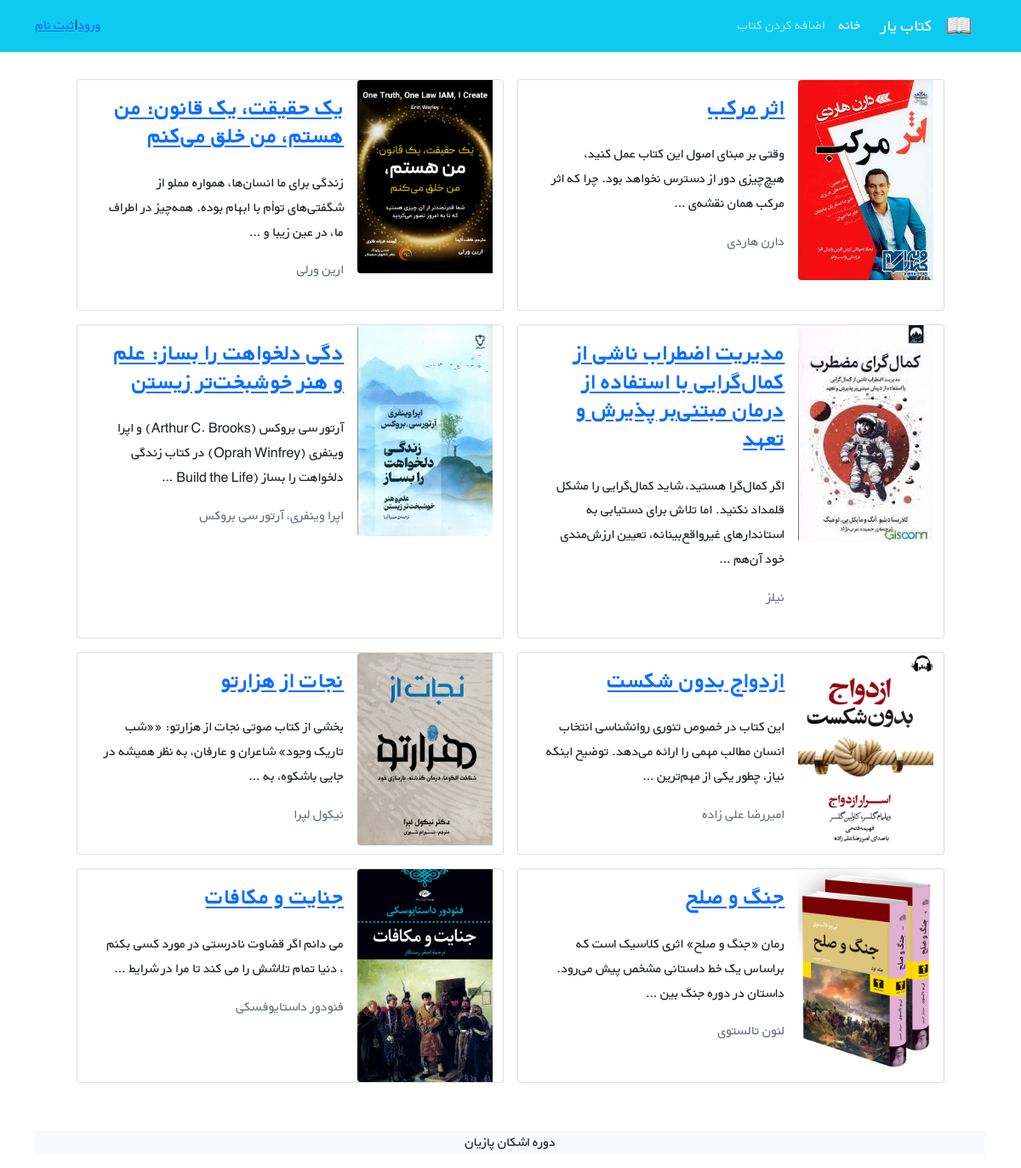
The page /books/ on the database its author committed.
### books/models.py (models this page shows, shortened)
class Book(models.Model):
    title = models.CharField(max_length=200)
    author = models.CharField(max_length=50)
    price = models.DecimalField(max_digits=100 , decimal_places=2)
    content = models.TextField()
    description = models.TextField()
    cover = models.ImageField(upload_to='media/covers/' ,blank=True)
    def get_absolute_url(self):
        return reverse('book_detail', args=[self.id])

### books/views.py (the view)
# urls.py: path('', views.BookListView.as_view(), name='book_list'),
class BookListView(generic.ListView):
    model = Book
    template_name = 'books/books_list.html'
    context_object_name = 'books'

### books/templates/books/books_list.html (shortened to what this page needs)
{% extends '_base.html' %}
{% load crispy_forms_tags %}
{% block content %}
 <div class="container mt-4">
    <div class="row flex-row-reverse justify-content-md-center">
        {% for book in books %}
        <div class="card m-2" style="max-width: 45%">
            <div class="row g-0 h-100" dir="rtl">
                <div class="col-md-4">
                     {% if book.cover %}
                            <img src="{{ book.cover.url }}"
                                 class="img-fluid rounded-start" alt="...">
                            {% endif %}
                </div>
                <div class="col-md-8 h-100">
                    <div class="d-flex flex-column justify-content-between h-100">
                        <div class="card-body">
                            <a href="{{ book.get_absolute_url }}">
                            <h3 class="card-title"><strong>{{ book.title }}</strong></h3></a>
                            <p class="card-text pt-3">
                                {{ book.description|truncatewords:20}}
                            </p>
                            <p class="text-muted"> {{ book.author }}</p>
                        </div>
                    </div>
                </div>
            </div>
        </div>
        {% endfor %}
    </div>
</div>
<footer class="bg-light text-center text-lg-start mt-5">
  <div class="text-center bg-grey">
      <p>دوره اشکان پازیان <a class="text-dark"  target="_blank"></a></p>
  </div>
</footer>
{% endblock %}

### static/css/style.css (style rules this page uses)
* { font-family: 'BYekan', sans-serif; line-height: 1.8rem; }

### rows shown on the page
Book: cover (picture), title "اثر مرکب", description "وقتی بر مبنای اصول این کتاب عمل کنید، هیچ‌چیزی دور از دسترس نخواهد بود. چرا که اثر مرکب همان نقشه‌ی …", author "دارن هاردی"
Book: cover (picture), title "یک حقیقت، یک قانون: من هستم، من خلق می‌کنم", description "زندگی برای ما انسان‌ها، همواره مملو از شگفتی‌های توأم با ابهام بوده. همه‌چیز در اطراف ما، در عین زیبا و …", author "ارین ورلی"
Book: cover (picture), title "مدیریت اضطراب ناشی از کمال‌گرایی با استفاده از درمان مبتنی‌بر پذیرش و تعهد", description "اگر کمال‌گرا هستید، شاید کمال‌گرایی را مشکل قلمداد نکنید. اما تلاش برای دستیابی به استاندارهای غیرواقع‌بینانه، تعیین ارزش‌مندی خود آن‌هم …", author "نیلز"
Book: cover (picture), title "دگی دلخواهت را بساز: علم و هنر خوشبخت‌تر زیستن", description "آرتور سی بروکس (Arthur C. Brooks) و اپرا وینفری (Oprah Winfrey) در کتاب زندگی دلخواهت را بساز (Build the Life …", author "اپرا وینفری، آرتور سی بروکس"
Book: cover (picture), title "ازدواج بدون شکست", description "این کتاب در خصوص تئوری روانشناسی انتخاب انسان مطالب مهمی را ارائه می‌دهد. توضیح اینکه نیاز، چطور یکی از مهم‌ترین …", author "امیررضا علی زاده"
Book: cover (picture), title "نجات از هزارتو", description "بخشی از کتاب صوتی نجات از هزارتو: ««ﺷﺐ ﺗﺎرﯾﮏ وﺟﻮد» ﺷﺎﻋﺮان و ﻋﺎرﻓﺎن، ﺑﻪ ﻧﻈﺮ ﻫﻤﯿﺸﻪ در ﺟﺎﯾﯽ ﺑﺎﺷﮑﻮه، ﺑﻪ …", author "نیکول لپرا"
Book: cover (picture), title "جنگ و صلح", description "رمان «جنگ و صلح» اثری کلاسیک است که براساس یک خط داستانی مشخص پیش می‌رود. داستان در دوره‌ جنگ بین …", author "لئون تالستوی"
Book: cover (picture), title "جنایت و مکافات", description "می دانم اگر قضاوت نادرستی در مورد کسی بکنم ، دنیا تمام تلاشش را می کند تا مرا در شرایط …", author "فئودور داستایوفسکی"
